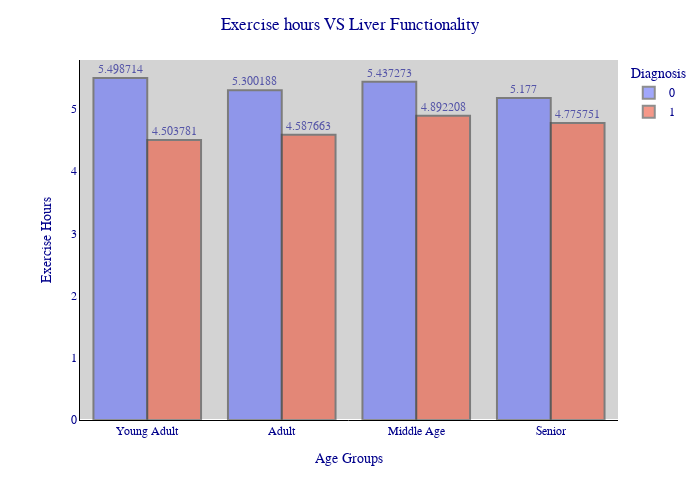

Write notebook code for a chart like this one.
### Markdown cell above
<a id="Import"></a>
# <p style="background-color: #000000; font-family:calibri; color: #7FFF00; font-size:140%; text-align:center; border : 4px dashed #7FFF00 ;border-radius:90px 90px 90px 90px;"> Effect of Excercise 🚴♂️🏋🏻♀️🏃 on Liver

This bar chart is the true indication that on average people who are giving more time to exercise, they physical health better then the others who are lacking physical activity. We can see that people who are giving more time to physical activities their liver functions better then others and they have less chances of liver dusfunctionality.

### Code cell
heading("Physical Activity VS Diagnosis")
Exercise_hours =liver.groupby(['Age_group', 'Diagnosis'])['PhysicalActivity'].mean().reset_index()
fig = px.histogram(Exercise_hours, x=Exercise_hours['Age_group'], y=Exercise_hours['PhysicalActivity'], color=Exercise_hours['Diagnosis'], barmode='group', text_auto=True)
fig.update_layout(title = 'Exercise hours VS Liver Functionality', title_x=0.5, legend_title_font_color='darkblue', font_color='darkblue', font_family='Arial Black', height=500, width=700, plot_bgcolor='lightgrey')
fig.update_xaxes(title='Age Groups', tickfont_family="Arial Black", linecolor='black', showgrid=False)
fig.update_yaxes(title='Exercise Hours', tickfont_family="Arial Black", linecolor='black', showgrid=False)
fig.update_traces(textposition='outside', marker_line_width=2, opacity=0.6, textfont_family='Arial Black')
fig.show()

### Figure 1 — Plotly figure (JSON) as saved in the notebook; plotly's stock layout.template omitted (floating-point values rounded to 4 significant figures)
{"data": [{"alignmentgroup": "True", "bingroup": "x", "histfunc": "sum", "hovertemplate": "Diagnosis=0<br>Age_group=%{x}<br>sum of PhysicalActivity=%{y}<extra></extra>", "legendgroup": "0", "marker": {"color": "#636efa", "line": {"width": 2}, "pattern": {"shape": ""}}, "name": "0", "offsetgroup": "0", "opacity": 0.6, "orientation": "v", "showlegend": true, "textfont": {"family": "Arial Black"}, "textposition": "outside", "texttemplate": "%{value}", "type": "histogram", "x": ["Young Adult", "Adult", "Middle Age", "Senior"], "xaxis": "x", "y": [5.499, 5.3, 5.437, 5.177], "yaxis": "y"}, {"alignmentgroup": "True", "bingroup": "x", "histfunc": "sum", "hovertemplate": "Diagnosis=1<br>Age_group=%{x}<br>sum of PhysicalActivity=%{y}<extra></extra>", "legendgroup": "1", "marker": {"color": "#EF553B", "line": {"width": 2}, "pattern": {"shape": ""}}, "name": "1", "offsetgroup": "1", "opacity": 0.6, "orientation": "v", "showlegend": true, "textfont": {"family": "Arial Black"}, "textposition": "outside", "texttemplate": "%{value}", "type": "histogram", "x": ["Young Adult", "Adult", "Middle Age", "Senior"], "xaxis": "x", "y": [4.504, 4.588, 4.892, 4.776], "yaxis": "y"}], "layout": {"barmode": "group", "font": {"color": "darkblue", "family": "Arial Black"}, "height": 500, "legend": {"title": {"font": {"color": "darkblue"}, "text": "Diagnosis"}, "tracegroupgap": 0}, "margin": {"t": 60}, "plot_bgcolor": "lightgrey", "title": {"text": "Exercise hours VS Liver Functionality", "x": 0.5}, "width": 700, "xaxis": {"anchor": "y", "domain": [0, 1], "linecolor": "black", "showgrid": false, "tickfont": {"family": "Arial Black"}, "title": {"text": "Age Groups"}}, "yaxis": {"anchor": "x", "domain": [0, 1], "linecolor": "black", "showgrid": false, "tickfont": {"family": "Arial Black"}, "title": {"text": "Exercise Hours"}}}}
